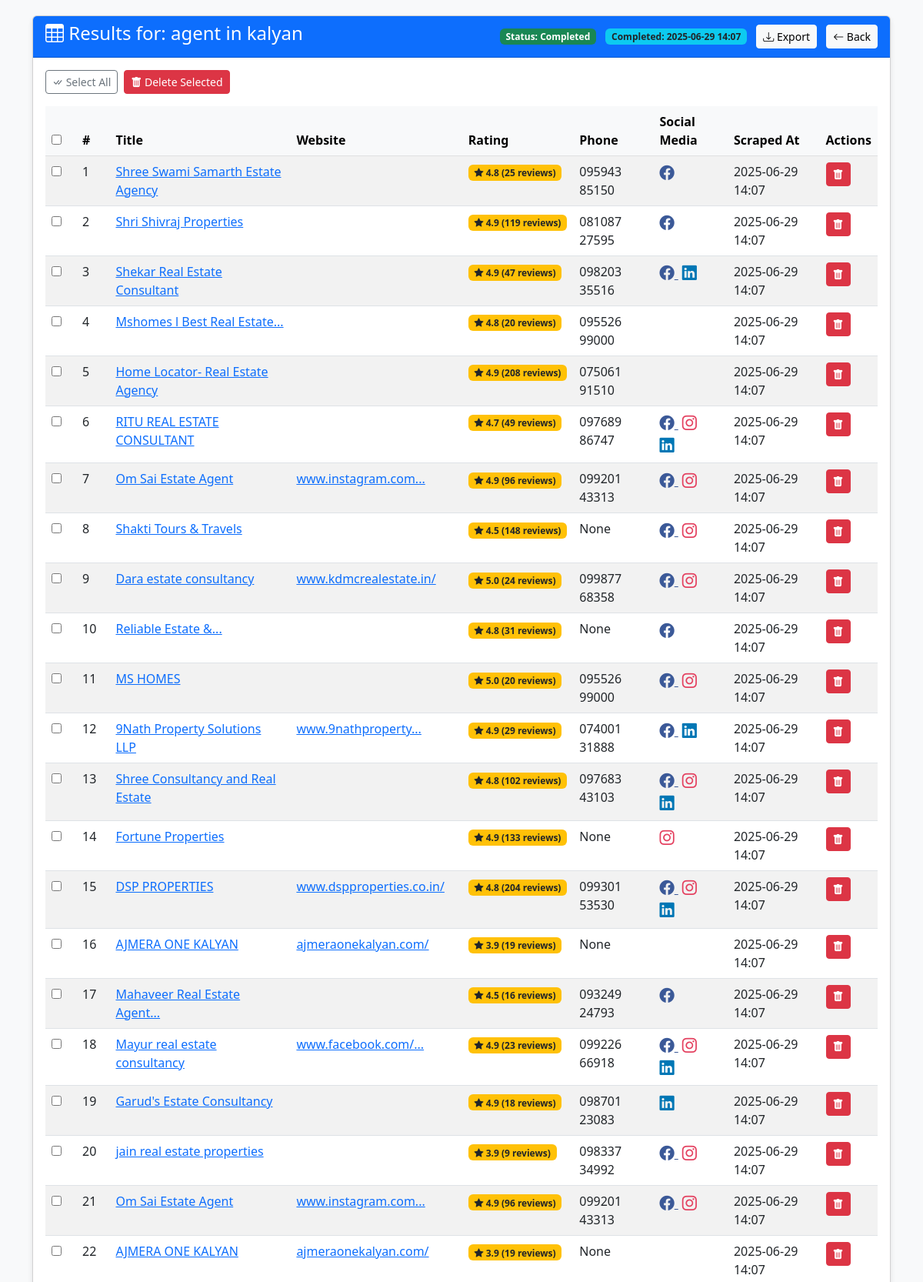
The app's page /results/4 (upper part) with its own data.
### app.py (models this page shows)
class Keyword(db.Model):
    id = db.Column(db.Integer, primary_key=True)
    keyword = db.Column(db.String(200), nullable=False)
    status = db.Column(db.String(20), default='pending')  # pending, in_progress, completed
    created_at = db.Column(db.DateTime, default=datetime.utcnow)
    completed_at = db.Column(db.DateTime, nullable=True)

class SearchResult(db.Model):
    id = db.Column(db.Integer, primary_key=True)
    keyword_id = db.Column(db.Integer, db.ForeignKey('keyword.id'), nullable=False)
    title = db.Column(db.String(200), nullable=True)
    link = db.Column(db.String(500), nullable=True)
    website = db.Column(db.String(500), nullable=True)
    stars = db.Column(db.Float, nullable=True)
    reviews = db.Column(db.Integer, nullable=True)
    phone = db.Column(db.String(20), nullable=True)
    facebook = db.Column(db.String(500), nullable=True)
    instagram = db.Column(db.String(500), nullable=True)
    linkedin = db.Column(db.String(500), nullable=True)
    twitter = db.Column(db.String(500), nullable=True)
    scraped_at = db.Column(db.DateTime, default=datetime.utcnow)
    keyword = db.relationship('Keyword', backref='results')

### app.py (the view)
@app.route('/results/<int:keyword_id>', methods=['GET'])
def results(keyword_id):
    keyword = Keyword.query.get_or_404(keyword_id)
    results = SearchResult.query.filter_by(keyword_id=keyword_id).order_by(SearchResult.scraped_at.desc()).all()
    return render_template('results.html', keyword=keyword, results=results)

### templates/results.html (shortened to what this page needs)
{% extends "base.html" %}
{% block content %}
<div class="card">
    <div class="card-header bg-primary text-white d-flex justify-content-between align-items-center">
        <h4><i class="bi bi-table"></i> Results for: {{ keyword.keyword }}</h4>
        <div>
            <span class="badge bg-{% if keyword.status == 'completed' %}success{% elif keyword.status == 'in_progress' %}warning text-dark{% else %}secondary{% endif %} me-2">
                Status: {{ keyword.status|replace('_', ' ')|title }}
            </span>
            {% if keyword.completed_at %}
                <span class="badge bg-info text-dark me-2">
                    Completed: {{ keyword.completed_at.strftime('%Y-%m-%d %H:%M') }}
                </span>
            {% endif %}
            <a href="{{ url_for('export_results', keyword_id=keyword.id) }}" class="btn btn-light btn-sm me-2" data-bs-toggle="tooltip" title="Export to Excel">
                <i class="bi bi-download"></i> Export
            </a>
            <a href="{{ url_for('keywords') }}" class="btn btn-light btn-sm">
                <i class="bi bi-arrow-left"></i> Back
            </a>
        </div>
    </div>
    <div class="card-body">
        <form method="POST" action="{{ url_for('delete_results') }}" id="bulkActionsForm">
            <div class="d-flex mb-3">
                <button type="button" class="btn btn-outline-secondary btn-sm me-2" onclick="toggleSelectAll()">
                    <i class="bi bi-check-all"></i> Select All
                </button>
                <button type="submit" class="btn btn-danger btn-sm" onclick="return confirm('Are you sure you want to delete selected results?')">
                    <i class="bi bi-trash-fill"></i> Delete Selected
                </button>
            </div>
            <div class="table-responsive">
                <table class="table table-hover table-striped">
                    <thead class="table-light">
                        <tr>
                            <th width="40px">
                                <input type="checkbox" id="selectAllCheckbox" onclick="toggleSelectAll()">
                            </th>
                            <th>#</th>
                            <th>Title</th>
                            <th>Website</th>
                            <th>Rating</th>
                            <th>Phone</th>
                            <th>Social Media</th>
                            <th>Scraped At</th>
                            <th>Actions</th>
                        </tr>
                    </thead>
                    <tbody>
                        {% for result in results %}
                        <tr>
                            <td>
                                <input type="checkbox" name="result_ids" value="{{ result.id }}" class="row-checkbox">
                            </td>
                            <td>{{ loop.index }}</td>
                            <td>
                                {% if result.link %}
                                    <a href="{{ result.link }}" target="_blank">{{ result.title|truncate(30) }}</a>
                                {% else %}
                                    {{ result.title|truncate(30) }}
                                {% endif %}
                            </td>
                            <td>
                                {% if result.website %}
                                    <a href="{{ result.website }}" target="_blank" title="{{ result.website }}">
                                        {{ (result.website|replace('https://','')|replace('http://','')|truncate(20, True)) }}
                                    </a>
                                {% endif %}
                            </td>
                            <td>
                                {% if result.stars %}
                                    <span class="badge bg-warning text-dark">
                                        <i class="bi bi-star-fill"></i> {{ result.stars }}
                                        {% if result.reviews %}
                                            ({{ result.reviews }} reviews)
                                        {% endif %}
                                    </span>
                                {% endif %}
                            </td>
                            <td>{{ result.phone }}</td>
                            <td>
                                {% if result.facebook %}
                                    <a href="{{ result.facebook }}" target="_blank" class="social-icon facebook" data-bs-toggle="tooltip" title="Facebook">
                                        <i class="bi bi-facebook"></i>
                                    </a>
                                {% endif %}
                                {% if result.instagram %}
                                    <a href="{{ result.instagram }}" target="_blank" class="social-icon instagram" data-bs-toggle="tooltip" title="Instagram">
                                        <i class="bi bi-instagram"></i>
                                    </a>
                                {% endif %}
                                {% if result.linkedin %}
                                    <a href="{{ result.linkedin }}" target="_blank" class="social-icon linkedin" data-bs-toggle="tooltip" title="LinkedIn">
                                        <i class="bi bi-linkedin"></i>
                                    </a>
                                {% endif %}
                            </td>
                            <td>{{ result.scraped_at.strftime('%Y-%m-%d %H:%M') }}</td>
                            <td>
                                <form method="POST" action="{{ url_for('delete_result', result_id=result.id) }}" class="d-inline">
                                    <button type="submit" class="btn btn-sm btn-danger action-btn" data-bs-toggle="tooltip" title="Delete" onclick="return confirm('Are you sure?')">
                                        <i class="bi bi-trash-fill"></i>
                                    </button>
                                </form>
                            </td>
                        </tr>
                        {% endfor %}
                    </tbody>
                </table>
            </div>
        </form>
    </div>
</div>
{% endblock %}

### templates/base.html (style rules this page uses)
body { background-color: #f8f9fa; padding-top: 20px; }
.card { margin-bottom: 20px; box-shadow: 0 4px 6px rgba(0, 0, 0, 0.1); }
.table-responsive { overflow-x: auto; }
.action-btn { margin-right: 5px; }
.social-icon { font-size: 1.2rem; margin-right: 5px; }
.facebook { color: #3b5998; }
.instagram { color: #e4405f; }
.linkedin { color: #0077b5; }

### records on screen
Keyword: keyword "agent in kalyan", status "Completed", completed_at "2025-06-29 14:07"
SearchResult: title "Shree Swami Samarth Estate Agency", stars "4.8", reviews "25", phone "095943 85150", scraped_at "2025-06-29 14:07"
SearchResult: title "Shri Shivraj Properties", stars "4.9", reviews "119", phone "081087 27595", scraped_at "2025-06-29 14:07"
SearchResult: title "Shekar Real Estate Consultant", stars "4.9", reviews "47", phone "098203 35516", scraped_at "2025-06-29 14:07"
SearchResult: title "Mshomes l Best Real Estate...", stars "4.8", reviews "20", phone "095526 99000", scraped_at "2025-06-29 14:07"
SearchResult: title "Home Locator- Real Estate Agency", stars "4.9", reviews "208", phone "075061 91510", scraped_at "2025-06-29 14:07"
SearchResult: title "RITU REAL ESTATE CONSULTANT", stars "4.7", reviews "49", phone "097689 86747", scraped_at "2025-06-29 14:07"
SearchResult: title "Om Sai Estate Agent", website "www.instagram.com...", stars "4.9", reviews "96", phone "099201 43313", scraped_at "2025-06-29 14:07"
SearchResult: title "Shakti Tours & Travels", stars "4.5", reviews "148", phone "None", scraped_at "2025-06-29 14:07"
SearchResult: title "Dara estate consultancy", website "www.kdmcrealestate.in/", stars "5.0", reviews "24", phone "099877 68358", scraped_at "2025-06-29 14:07"
SearchResult: title "Reliable Estate &...", stars "4.8", reviews "31", phone "None", scraped_at "2025-06-29 14:07"
SearchResult: title "MS HOMES", stars "5.0", reviews "20", phone "095526 99000", scraped_at "2025-06-29 14:07"
SearchResult: title "9Nath Property Solutions LLP", website "www.9nathproperty...", stars "4.9", reviews "29", phone "074001 31888", scraped_at "2025-06-29 14:07"
SearchResult: title "Shree Consultancy and Real Estate", stars "4.8", reviews "102", phone "097683 43103", scraped_at "2025-06-29 14:07"
SearchResult: title "Fortune Properties", stars "4.9", reviews "133", phone "None", scraped_at "2025-06-29 14:07"
SearchResult: title "DSP PROPERTIES", website "www.dspproperties.co.in/", stars "4.8", reviews "204", phone "099301 53530", scraped_at "2025-06-29 14:07"
SearchResult: title "AJMERA ONE KALYAN", website "ajmeraonekalyan.com/", stars "3.9", reviews "19", phone "None", scraped_at "2025-06-29 14:07"
SearchResult: title "Mahaveer Real Estate Agent...", stars "4.5", reviews "16", phone "093249 24793", scraped_at "2025-06-29 14:07"
SearchResult: title "Mayur real estate consultancy", website "www.facebook.com/...", stars "4.9", reviews "23", phone "099226 66918", scraped_at "2025-06-29 14:07"
SearchResult: title "Garud's Estate Consultancy", stars "4.9", reviews "18", phone "098701 23083", scraped_at "2025-06-29 14:07"
SearchResult: title "jain real estate properties", stars "3.9", reviews "9", phone "098337 34992", scraped_at "2025-06-29 14:07"
SearchResult: title "Om Sai Estate Agent", website "www.instagram.com...", stars "4.9", reviews "96", phone "099201 43313", scraped_at "2025-06-29 14:07"
SearchResult: title "AJMERA ONE KALYAN", website "ajmeraonekalyan.com/", stars "3.9", reviews "19", phone "None", scraped_at "2025-06-29 14:07"
